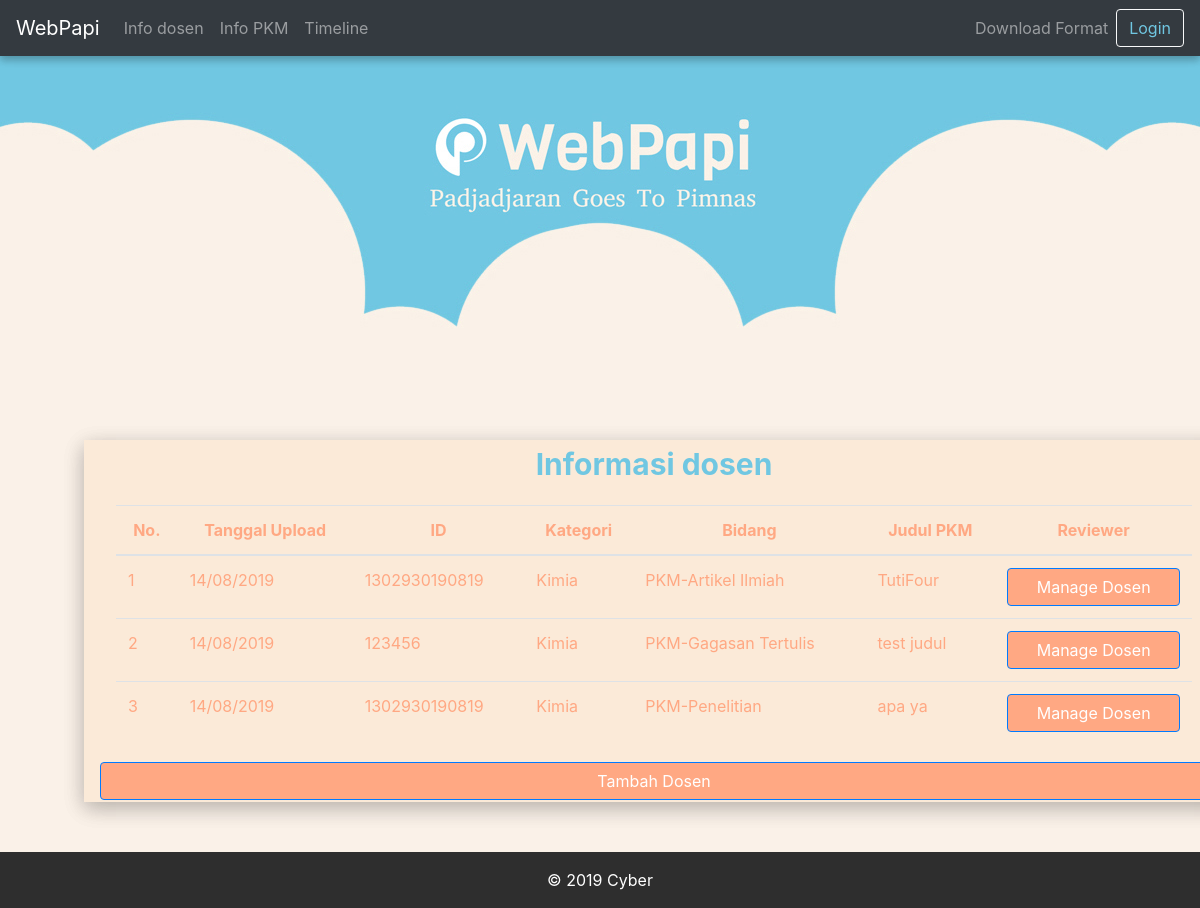
Page /bem/manage_pkm/ on the committed database.
### papi/models.py (models this page shows, shortened)
class ProposalPKM(models.Model):
    judul = models.CharField(max_length=50)
    namaKetua = models.CharField(max_length=50)
    deskripsi = models.TextField(default='')
    createdDate = models.DateTimeField(default=timezone.now)
    document = models.FileField(
        upload_to='proposal', default='ProposalDefault.txt', validators=[validate_file_extension])
    idUsers = models.ForeignKey(User, on_delete=models.CASCADE)
    idDosenReviewer = models.ForeignKey(
        Dosen, on_delete=models.CASCADE, default=1)
    idKategori = models.ForeignKey(
        'KategoriPKM', on_delete=models.CASCADE, default=1)
    idBidang = models.ForeignKey(
        'BidangPKM', on_delete=models.CASCADE, default=1)
    idStatus = models.ForeignKey(
        'StatusRevisi', on_delete=models.CASCADE, default=1)
    idFakultas = models.ForeignKey(
        Fakultas, on_delete=models.CASCADE, default=1)

class KategoriPKM(models.Model):
    namaKategori = models.CharField(max_length=50)

class BidangPKM(models.Model):
    namaBidang = models.CharField(max_length=50)
    jumlahAnggota = models.IntegerField(blank=True, null=True)

### users/models.py (models this page shows, shortened)
class User(AbstractUser):
    is_student = models.BooleanField(default=False)
    is_teacher = models.BooleanField(default=False)
    kontak = models.CharField(max_length=13)
    username = None
    email = models.EmailField(unique=True, null=True)
    USERNAME_FIELD = 'email'
    REQUIRED_FIELDS = []
    objects = CustomUserManager()

class Mahasiswa(models.Model):
    user = models.OneToOneField(
        User, on_delete=models.CASCADE, primary_key=True)
    npm = models.IntegerField(blank=True, null=True)
    fakultas = models.ForeignKey(
        'Fakultas', on_delete=models.CASCADE, default=1)
    jurusan = models.ForeignKey('Jurusan', on_delete=models.CASCADE, default=1)

### bempapi/views.py (the view)
# urls.py: path('manage_pkm/', views.manage_pkm, name='manage-pkm'),
def manage_pkm(request):
    pkm = ProposalPKM.objects.filter(idDosenReviewer=2)
    context = {
        'pkms': pkm,
    }
    return render(request, 'bempapi/manage_dosen.html', context)

### bempapi/templates/bempapi/manage_dosen.html (shortened to what this page needs)
{% extends 'papi/base.html' %}
{% load static %}
{% block content %}
    <div class="container-fluid text-center" style="background-image: url({% static 'papi/img/Head.jpg' %});background-position: top;background-size: auto;">
        <div style="min-height: 330px;"></div>
    </div>
    <div class="login-clean" style="background-color: #FAF1E8;">
    <div class="login-clean" style="background-color: #FAF1E8;">
        <div class="container" style="min-width: 80%;background-color: #fbead8;margin-top: -50px;margin-bottom: 50px; box-shadow: 0 6px 20px 0 rgba(0, 0, 0, 0.15), 0 6px 20px 0 rgba(0, 0, 0, 0.15); margin-right: 10%; margin-left: 7%">
            <div class="form-row">
                <div class="col">
                    <p class="text-center" style="color: #70c7e2;font-size: 30px;font-weight: bold;">Informasi dosen<br></p>
                </div>
            </div>
            <div class="container">
                <div class="table-responsive">
                    <table class="table">
                        <thead>
                        <tr style="text-align: center;" >
                            <th scope="col">No.</th>
                            <th scope="col">Tanggal Upload</th>
                            <th scope="col">ID</th>
                            <th scope="col">Kategori</th>
                            <th scope="col">Bidang</th>
                            <th scope="col">Judul PKM</th>
                            <th scope="col">Reviewer</th>
                        </tr>
                        </thead>
                        <tbody>
                        {% if pkms.count == 0 %}
                            <p class="alert-info" style="background-color:#ffa883; color: #FFFFFF; ">Belum ada lagi proposal yang harus di tentukan dosen reviewer</p>
                        {% else %}
                            {% for pkm in pkms %}
                                <tr>
                                    <td>{{forloop.counter }}</td>
                                    <td>14/08/2019</td>
                                    <td>{{pkm.idUsers.mahasiswa.npm }}</td>
                                    <td>{{pkm.idKategori.namaKategori }}</td>
                                    <td>{{pkm.idBidang.namaBidang }}</td>
                                    <td>{{pkm.judul }}</td>
                                    <td><a class="btn btn-primary btn-block" href="{% url 'manage-dosen' idPkm=pkm.pk %}" style="background-color: #ffa883;">Manage Dosen</a></td>
                                </tr>
                            {% endfor %}
                        {% endif %}
                        </tbody>
                    </table>
                </div>
            </div>
            <a class="btn btn-primary btn-block" style="background-color: #ffa883;" href="{% url 'register-dosen' %}">Tambah Dosen</a>
        </div>
    </div>
{% endblock %}

### papi/static/papi/css/Login-Form-Clean.css (style rules this page uses)
.login-clean { background: #f1f7fc; padding: 80px 0; }

### papi/static/papi/css/styles.css (style rules this page uses)
.login-clean { background: #f1f7fc; padding: 80px 0; padding-bottom: 0; }
.table { color: #FFA883; }
.container { padding: 2px 16px; }

### rows in the picture
ProposalPKM: idUsers.mahasiswa.npm "1302930190819", idKategori.namaKategori "Kimia", idBidang.namaBidang "PKM-Artikel Ilmiah", judul "TutiFour"
ProposalPKM: idUsers.mahasiswa.npm "123456", idKategori.namaKategori "Kimia", idBidang.namaBidang "PKM-Gagasan Tertulis", judul "test judul"
ProposalPKM: idUsers.mahasiswa.npm "1302930190819", idKategori.namaKategori "Kimia", idBidang.namaBidang "PKM-Penelitian", judul "apa ya"
